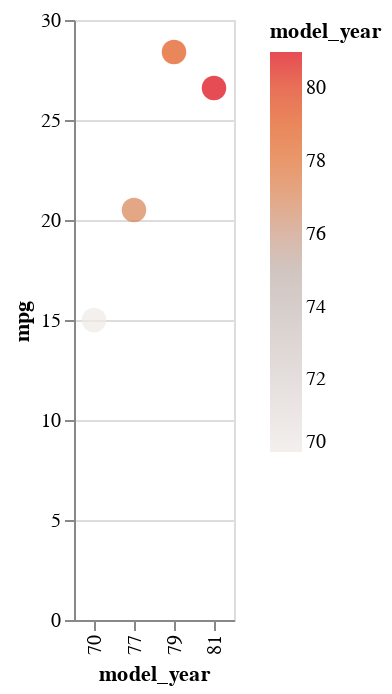

The code cell stored with this chart in its notebook:
### Markdown cell above
Here we change color scheme (see the above link for options). We are specifying that the color channel should use a “Quantitative” encoding, but that is the default, so you will see the same thing if you do not use that.

### Code cell
alt.Chart(df_sub).mark_circle(size = 150).encode(
    x = alt.X("model_year:O", scale = alt.Scale(zero = False)), #x-axis does not start from zero
    y = "mpg",
    color = alt.Color("model_year:Q", scale = alt.Scale(scheme="lightgreyred"))
)

### Figure 1 — Vega-Lite specification as saved in the notebook (floating-point values rounded to 4 significant figures)
{"config": {"view": {"continuousWidth": 400, "continuousHeight": 300}}, "data": {"name": "data-7ffbcbecac7f7ca6a3511d1629ed0214"}, "mark": {"type": "circle", "size": 150}, "encoding": {"color": {"field": "model_year", "scale": {"scheme": "lightgreyred"}, "type": "quantitative"}, "x": {"field": "model_year", "scale": {"zero": false}, "type": "ordinal"}, "y": {"field": "mpg", "type": "quantitative"}}, "$schema": "https://vega.github.io/schema/vega-lite/v4.17.0.json", "datasets": {"data-7ffbcbecac7f7ca6a3511d1629ed0214": [{"mpg": 15.0, "cylinders": 8, "displacement": 350.0, "horsepower": 165.0, "weight": 3693, "acceleration": 11.5, "model_year": 70, "origin": "usa", "name": "buick skylark 320"}, {"mpg": 20.5, "cylinders": 6, "displacement": 231.0, "horsepower": 105.0, "weight": 3425, "acceleration": 16.9, "model_year": 77, "origin": "usa", "name": "buick skylark"}, {"mpg": 28.4, "cylinders": 4, "displacement": 151.0, "horsepower": 90.0, "weight": 2670, "acceleration": 16.0, "model_year": 79, "origin": "usa", "name": "buick skylark limited"}, {"mpg": 26.6, "cylinders": 4, "displacement": 151.0, "horsepower": 84.0, "weight": 2635, "acceleration": 16.4, "model_year": 81, "origin": "usa", "name": "buick skylark"}]}}
